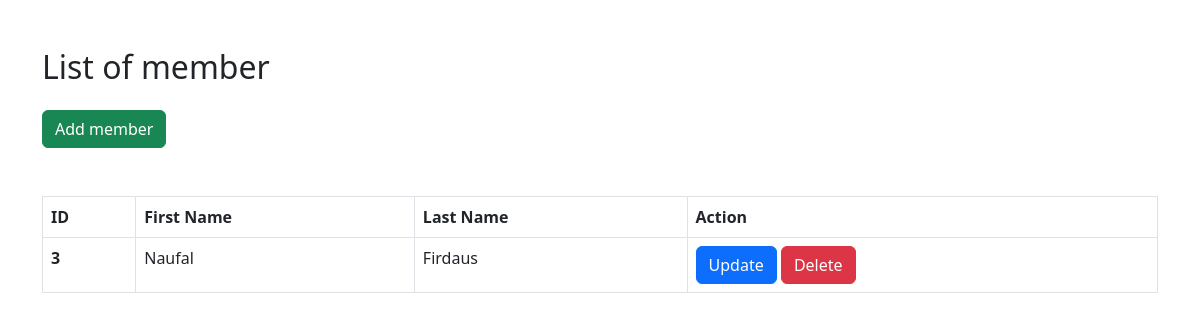
The app's page /, older data.
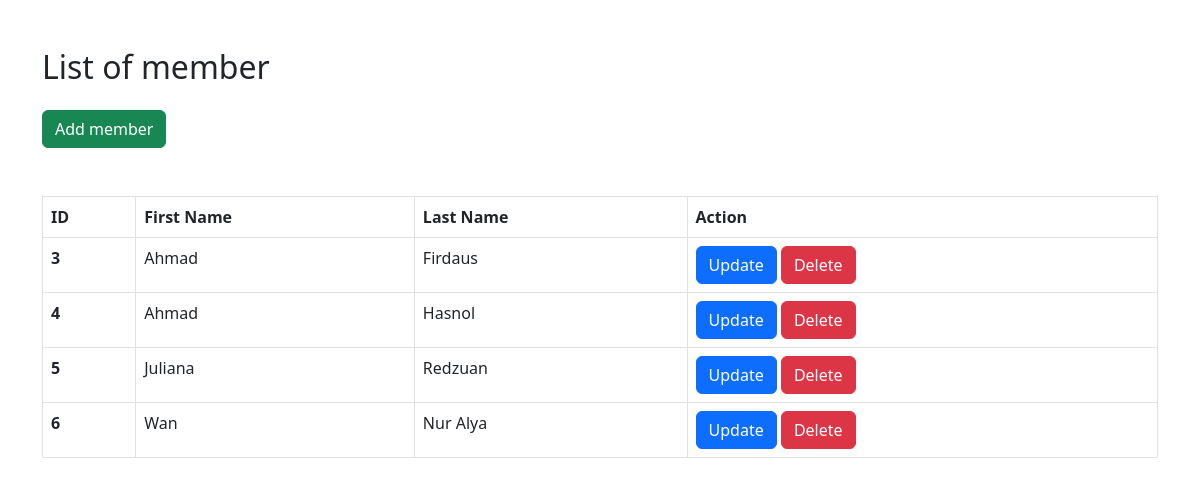
The same page, newer data.
### app_CRUD/models.py (models this page shows)
class Member(models.Model):
    firstname = models.CharField(max_length=100)
    lastname = models.CharField(max_length=100)

### app_CRUD/views.py (the view)
# urls.py: path('',views.index,name='index'),
def index(request):
    mem = Member.objects.all()
    context = {
        'member':mem,
    }
    return render(request,'index.html',context=context)

### templates/index.html (shortened to what this page needs)
<!DOCTYPE html>
<html lang="en">
  <head>
    <link
      href="https://cdn.jsdelivr.net/npm/bootstrap@5.2.3/dist/css/bootstrap.min.css"
      rel="stylesheet"
    />
  </head>
  <body>
    <div class="container my-5">
      <h2>List of member</h2>
      <a class="btn btn-success mt-3" href="{% url 'add_Member' %}"
        >Add member</a
      >
    </div>
    <div class="container">
      <table class="table table-bordered table-hover">
        <thead>
          <tr>
            <th scope="col">ID</th>
            <th scope="col">First Name</th>
            <th scope="col">Last Name</th>
            <th scope="col">Action</th>
          </tr>
        </thead>
        <tbody>
          {% for x in member %}
          <tr>
            <th scope="row">{{x.id}}</th>
            <td>{{x.firstname}}</td>
            <td>{{x.lastname}}</td>
            <td>
              <a class="btn btn-primary" href="{% url 'update' x.id %}">Update</a>
              <a class="btn btn-danger" href="{% url 'deleterec' x.id %}" " onclick="return confirm('Are you sure to delete?');"
                >Delete</a
              >
            </td>
          </tr>
          {% endfor %}
        </tbody>
      </table>
    </div>
  </body>
</html>

Row changes from the older to the newer data that the page shows:
changed Member "Firdaus": firstname "Naufal" → "Ahmad"
added Member: id "4", firstname "Ahmad", lastname "Hasnol"
added Member: id "5", firstname "Juliana", lastname "Redzuan"
added Member: id "6", firstname "Wan", lastname "Nur Alya"
